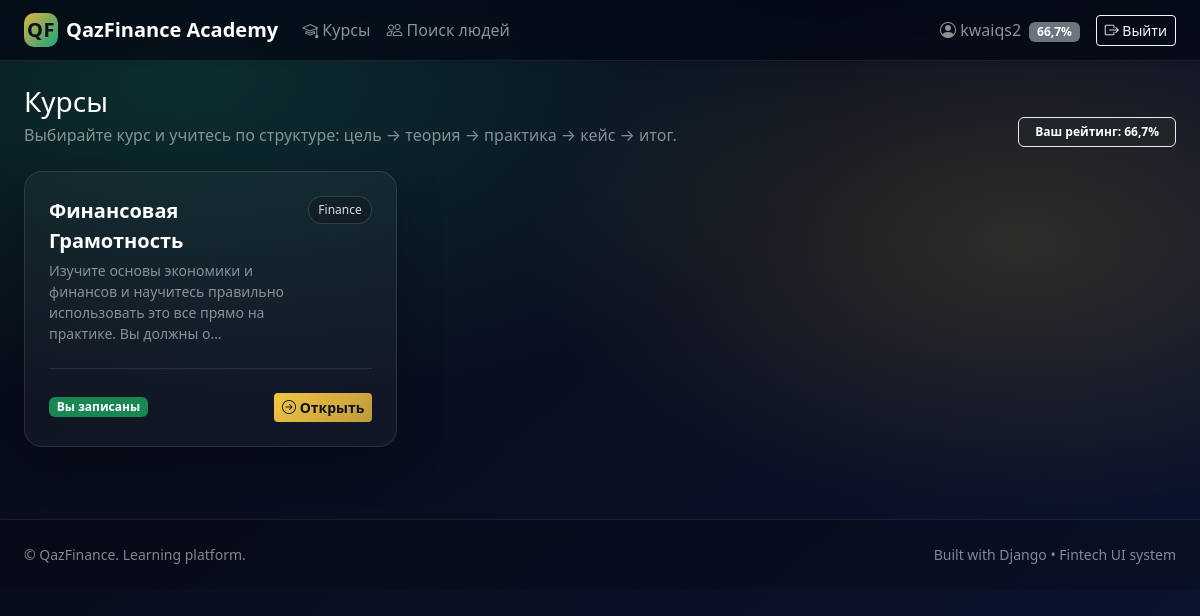
The app's page /academy/ (signed in) with its own data.
### accounts/models.py (models this page shows, shortened)
class User(AbstractBaseUser, PermissionsMixin):
    email = models.EmailField(unique=True)
    full_name = models.CharField(max_length=255)
    nickname = models.CharField(max_length=64, unique=True)
    age = models.PositiveIntegerField(null=True, blank=True)
    school = models.CharField(max_length=255, blank=True)
    country = models.CharField(max_length=128, blank=True)
    city = models.CharField(max_length=128, blank=True)
    rating = models.FloatField(default=0.0)
    email_verified = models.BooleanField(default=False)
    is_active = models.BooleanField(default=True)
    is_staff = models.BooleanField(default=False)
    date_joined = models.DateTimeField(default=timezone.now)
    objects = UserManager()
    USERNAME_FIELD = "email"
    REQUIRED_FIELDS = ["full_name", "nickname"]

### academy/models.py (models this page shows, shortened)
class Course(models.Model):
    title = models.CharField(max_length=255)
    slug = models.SlugField(unique=True)
    description = models.TextField(blank=True)
    is_published = models.BooleanField(default=True)

### academy/views.py (the view)
# urls.py: path("", views.courses_view, name="courses"),
@verified_required
def courses_view(request):
    courses = Course.objects.filter(is_published=True).order_by("title")
    enrollments = {e.course_id: e for e in Enrollment.objects.filter(user=request.user)}
    return render(request, "academy/course_list.html", {"courses": courses, "enrollments": enrollments})

### academy/templatetags/academy_extras.py (called while the page is built)
@register.filter
def get_item(d, key):
    try:
        return d.get(str(key)) or d.get(int(key))
    except Exception:
        return None

### templates/academy/course_list.html (shortened to what this page needs)
{% extends "base.html" %}
{% load academy_extras %}
{% block content %}
<div class="d-flex align-items-end justify-content-between flex-wrap gap-3 mb-4">
  <div>
    <h1 class="h3 text-white mb-1">Курсы</h1>
    <div class="text-white-50">Выбирайте курс и учитесь по структуре: цель → теория → практика → кейс → итог.</div>
  </div>
  <div class="badge text-bg-dark border border-light-subtle px-3 py-2">
    Ваш рейтинг: <span class="fw-semibold">{{ user.rating|floatformat:1 }}%</span>
  </div>
</div>
<div class="row g-3">
  {% for c in courses %}
    {% with enroll=enrollments|get_item:c.id %}
    <div class="col-md-6 col-xl-4">
      <div class="course-card p-4 h-100">
        <div class="d-flex align-items-start justify-content-between gap-2">
          <div>
            <div class="text-white fw-bold fs-5">{{ c.title }}</div>
            <div class="text-white-50 small mt-1">{{ c.description|default:"—"|truncatechars:110 }}</div>
          </div>
          <span class="tag">Finance</span>
        </div>
        <div class="divider my-4"></div>
        <div class="d-flex justify-content-between align-items-center">
          {% if enroll %}
            <span class="badge text-bg-success">Вы записаны</span>
          {% else %}
            <span class="badge text-bg-secondary">Не записаны</span>
          {% endif %}
          <a class="btn btn-gold btn-sm" href="/academy/course/{{ c.slug }}/"><i class="bi bi-arrow-right-circle"></i> Открыть</a>
        </div>
      </div>
    </div>
    {% endwith %}
  {% endfor %}
</div>
{% endblock %}

### templates/base.html (shortened to what this page needs)
<!doctype html>
<html lang="ru">
<head>
  <link href="https://cdn.jsdelivr.net/npm/bootstrap@5.3.3/dist/css/bootstrap.min.css" rel="stylesheet">
  <link href="https://cdn.jsdelivr.net/npm/bootstrap-icons@1.11.3/font/bootstrap-icons.css" rel="stylesheet">
  <link href="/static/css/app.css" rel="stylesheet">
</head>
<body class="app-bg">
<nav class="navbar navbar-expand-lg navbar-dark app-nav shadow-sm sticky-top">
  <div class="container-fluid px-4">
    <a class="navbar-brand fw-bold d-flex align-items-center gap-2" href="/">
      <span class="brand-mark">QF</span>
      <span>QazFinance Academy</span>
    </a>
    <div class="collapse navbar-collapse" id="navMain">
      <ul class="navbar-nav me-auto mb-2 mb-lg-0">
        <li class="nav-item"><a class="nav-link" href="/academy/"><i class="bi bi-mortarboard"></i> Курсы</a></li>
        <li class="nav-item"><a class="nav-link" href="/accounts/people/"><i class="bi bi-people"></i> Поиск людей</a></li>
      </ul>
      <ul class="navbar-nav ms-auto align-items-lg-center gap-lg-2">
        {% if user.is_authenticated %}
          <li class="nav-item">
            <a class="nav-link" href="/accounts/profile/">
              <i class="bi bi-person-circle"></i> {{ user.nickname }}
              <span class="badge text-bg-secondary ms-1">{{ user.rating|floatformat:1 }}%</span>
            </a>
          </li>
          <li class="nav-item"><a class="btn btn-outline-light btn-sm" href="/accounts/logout/"><i class="bi bi-box-arrow-right"></i> Выйти</a></li>
        {% else %}
          <li class="nav-item"><a class="btn btn-outline-light btn-sm" href="/accounts/login/">Войти</a></li>
          <li class="nav-item"><a class="btn btn-gold btn-sm" href="/accounts/signup/">Регистрация</a></li>
        {% endif %}
      </ul>
    </div>
  </div>
</nav>
<main class="container-fluid px-4 py-4">
  {% block content %}{% endblock %}
</main>
<footer class="app-footer mt-5">
  <div class="container-fluid px-4 py-4">
    <div class="d-flex flex-column flex-md-row justify-content-between gap-2">
      <div class="text-white-50 small">
        © {{ now|date:"Y" }} QazFinance. Learning platform.
      </div>
      <div class="text-white-50 small">
        Built with Django • Fintech UI system
      </div>
    </div>
  </div>
</footer>
</body>
</html>

### static/css/app.css (style rules this page uses)
:root { --bg1:#070A14; --bg2:#0B1430; --card: rgba(255,255,255,0.06); --card2: rgba(255,255,255,0.08); --stroke: rgba(255,255,255,0.12); --text-muted: rgba(255,255,255,0.65); --gold:#F5C542; --emerald:#20C997; }
.app-bg { background: radial-gradient(1200px 600px at 15% 10%, rgba(32,201,151,0.18), transparent 55%), radial-gradient(900px 500px at 85% 30%, rgba(245,197,66,0.16), transparent 55%), linear-gradient(140deg, var(--bg1), var(--bg2)); min-height: 100vh; }
.app-nav { background: rgba(4,8,20,0.72); border-bottom: 1px solid rgba(255,255,255,0.08); backdrop-filter: blur(10px); }
.brand-mark { width: 34px; height: 34px; border-radius: 10px; display: grid; place-items:center; background: linear-gradient(135deg, rgba(245,197,66,0.9), rgba(32,201,151,0.8)); color: #081021; font-weight: 900; letter-spacing: .5px; }
.btn-gold { background: linear-gradient(135deg, rgba(245,197,66,1), rgba(245,197,66,0.75)); color: #0b1020; border: 0; font-weight: 700; }
.divider { height: 1px; background: rgba(255,255,255,0.10); }
.course-card { border: 1px solid rgba(255,255,255,0.10); background: rgba(255,255,255,0.04); border-radius: 18px; box-shadow: 0 16px 45px rgba(0,0,0,0.30); }
.tag { font-size: .75rem; padding: .25rem .6rem; border-radius: 999px; border: 1px solid rgba(255,255,255,0.14); background: rgba(0,0,0,0.20); color: rgba(255,255,255,0.85); }
.app-footer { border-top: 1px solid rgba(255,255,255,0.08); background: rgba(0,0,0,0.18); }

### records on screen
User: nickname "kwaiqs2", rating "66,7"
Course: title "Финансовая Грамотность", description "Изучите основы экономики и финансов и научитесь правильно использовать это все прямо на практике. Вы должны о…"
